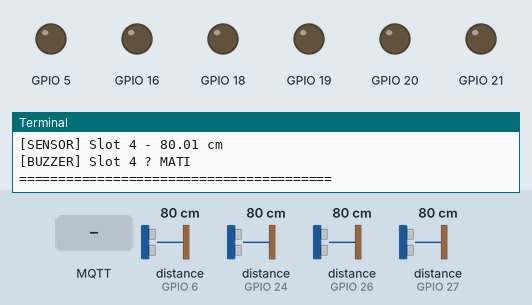
This program was run on a simulated Raspberry Pi (BCM pin numbers). Parts: output pins drawn as LEDs (lit = HIGH), the last lines printed to the terminal. Inputs (shaded band) come from the test bench; at power-on: distance to the obstacle (sensors on GPIO 6, GPIO 24, GPIO 26, GPIO 27) 80 cm. The echo pulse lasts 58.3 µs per cm; no MQTT or app messages arrive unless stated; the clock reads 2024-03-15 10:24:30 at power-on unless the program sets it; pins used as bus, display or sensor lines are not drawn.

Above: at 1.3 s.
1.4 s: distance to the obstacle (sensor on GPIO 6) set to 2 cm
3.8 s: MQTT message "off" arrives on the first subscribed topic
At 19.2 s:
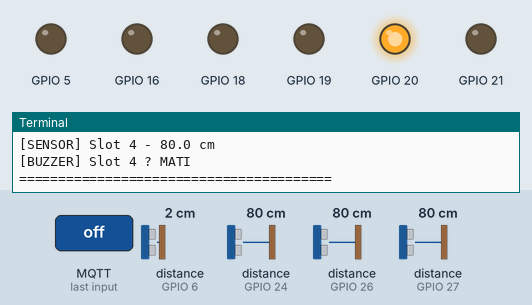
Timing chart, 0 to 20.2 s (numbered marks = the images above; inputs shaded):
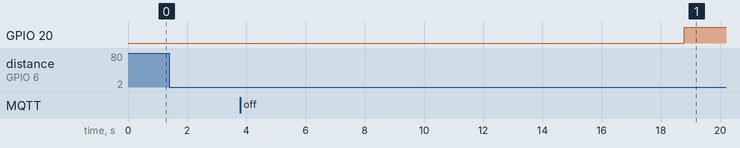

The program:

kalibrasi_backup.py
```python
import time
import paho.mqtt.client as mqtt
import RPi.GPIO as GPIO

# Daftar sensor: [(TRIG, ECHO, BUZZER, slot_number)]
sensors = [
    (23, 24, 18, "1"),
    (17, 27, 16, "2"),
    (5, 6, 20, "3"),
    (19, 26, 21, "4")
]

# Flags untuk status buzzer dimatikan oleh admin
admin_buzzer_off_flags = {
    "1": False,
    "2": False,
    "3": False,
    "4": False
}

# Flags untuk status kendaraan terdeteksi terus selama delay
pre_buzzer_flags = {
    "1": 0,
    "2": 0,
    "3": 0,
    "4": 0
}

DELAY_THRESHOLD = 10  # detik
DISTANCE_THRESHOLD = 30  # cm (testing)

GPIO.setmode(GPIO.BCM)
GPIO.setwarnings(False)

broker_address = ""  # IP broker (laptop)
client = mqtt.Client()

# Callback MQTT
def on_connect(client, userdata, flags, rc):
    print("[MQTT] ? Terhubung ke broker")
    for _, _, _, slot in sensors:
        topic = f"parkir/slot{slot}/buzzer"
        client.subscribe(topic)
        print(f"[MQTT] ?? Subscribed ke: {topic}")

def on_message(client, userdata, msg):
    topic = msg.topic
    payload = msg.payload.decode()

    if topic.startswith("parkir/slot") and topic.endswith("/buzzer"):
        slot = topic.replace("parkir/slot", "").replace("/buzzer", "")
        if payload.lower() == "off":
            admin_buzzer_off_flags[slot] = True
            print(f"[BUZZER] ?? Admin mematikan buzzer slot {slot}")

client.on_connect = on_connect
client.on_message = on_message
client.connect(broker_address, 1883, 60)
client.loop_start()

# Setup pin
for trig, echo, buzzer, _ in sensors:
    GPIO.setup(trig, GPIO.OUT)
    GPIO.setup(echo, GPIO.IN)
    GPIO.setup(buzzer, GPIO.OUT)
    GPIO.output(buzzer, GPIO.LOW)

def get_distance(trig, echo):
    GPIO.output(trig, True)
    time.sleep(0.00001)
    GPIO.output(trig, False)

    pulse_start = time.time()
    timeout = pulse_start + 0.04
    while GPIO.input(echo) == 0 and time.time() < timeout:
        pulse_start = time.time()
    while GPIO.input(echo) == 1 and time.time() < timeout:
        pulse_end = time.time()

    pulse_duration = pulse_end - pulse_start
    return round(pulse_duration * 17150, 2)

# Loop utama
try:
    while True:
        for trig, echo, buzzer, slot in sensors:
            distance = get_distance(trig, echo)
            print(f"[SENSOR] Slot {slot} - {distance} cm")

            topic = f"parkir/slot{slot}"
            client.publish(topic, str(distance))

            if distance < DISTANCE_THRESHOLD:
                pre_buzzer_flags[slot] += 1
                print(f"[DETECT] Slot {slot} - kendaraan terdeteksi {pre_buzzer_flags[slot]}x")

                if pre_buzzer_flags[slot] >= DELAY_THRESHOLD:
                    if not admin_buzzer_off_flags[slot]:
                        GPIO.output(buzzer, GPIO.HIGH)
                        print(f"[BUZZER] Slot {slot} ?? HIDUP (setelah delay)")
                    else:
                        GPIO.output(buzzer, GPIO.LOW)
                        print(f"[BUZZER] Slot {slot} ? DIMATIKAN ADMIN")
                else:
                    GPIO.output(buzzer, GPIO.LOW)  # Jangan nyalakan dulu
                    print(f"[BUZZER] Slot {slot} ? Menunggu delay...")
            else:
                pre_buzzer_flags[slot] = 0
                GPIO.output(buzzer, GPIO.LOW)
                admin_buzzer_off_flags[slot] = False  # Reset jika kendaraan pergi
                print(f"[BUZZER] Slot {slot} ? MATI")

            time.sleep(0.2)
        print("=" * 40)
        time.sleep(1)

except KeyboardInterrupt:
    GPIO.cleanup()
    client.loop_stop()
    print("[EXIT] Sensor dihentikan.")
```
